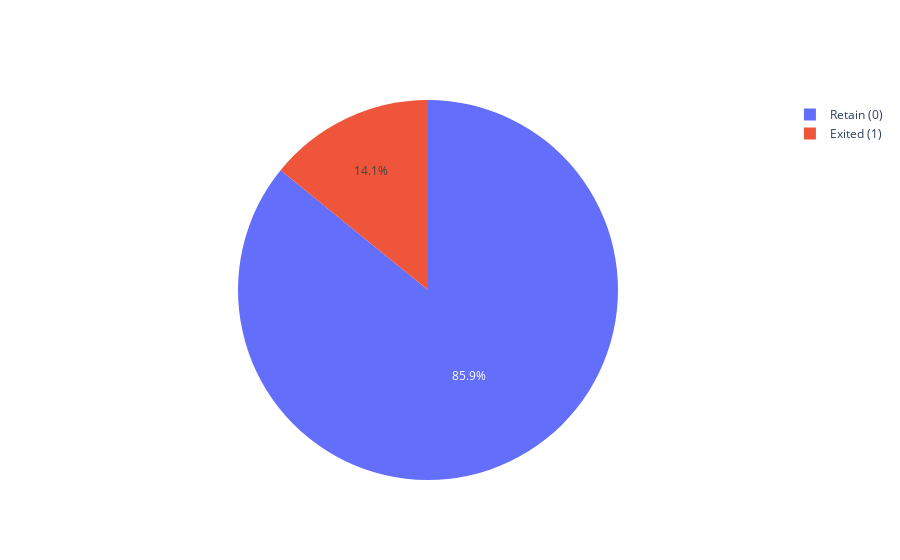

Source (notebook cell):
### Code cell
import plotly.graph_objects as go 

fig = go.Figure(data=[go.Pie(labels= ['Retain (0)' , 'Exited (1)'],values= customer_df['class'].value_counts())])
fig.show()

### Figure 1 — Plotly figure (JSON) as saved in the notebook; plotly's stock layout.template omitted (floating-point values rounded to 4 significant figures)
{"data": [{"labels": ["Retain (0)", "Exited (1)"], "type": "pie", "values": [4293, 707]}], "layout": {}}
